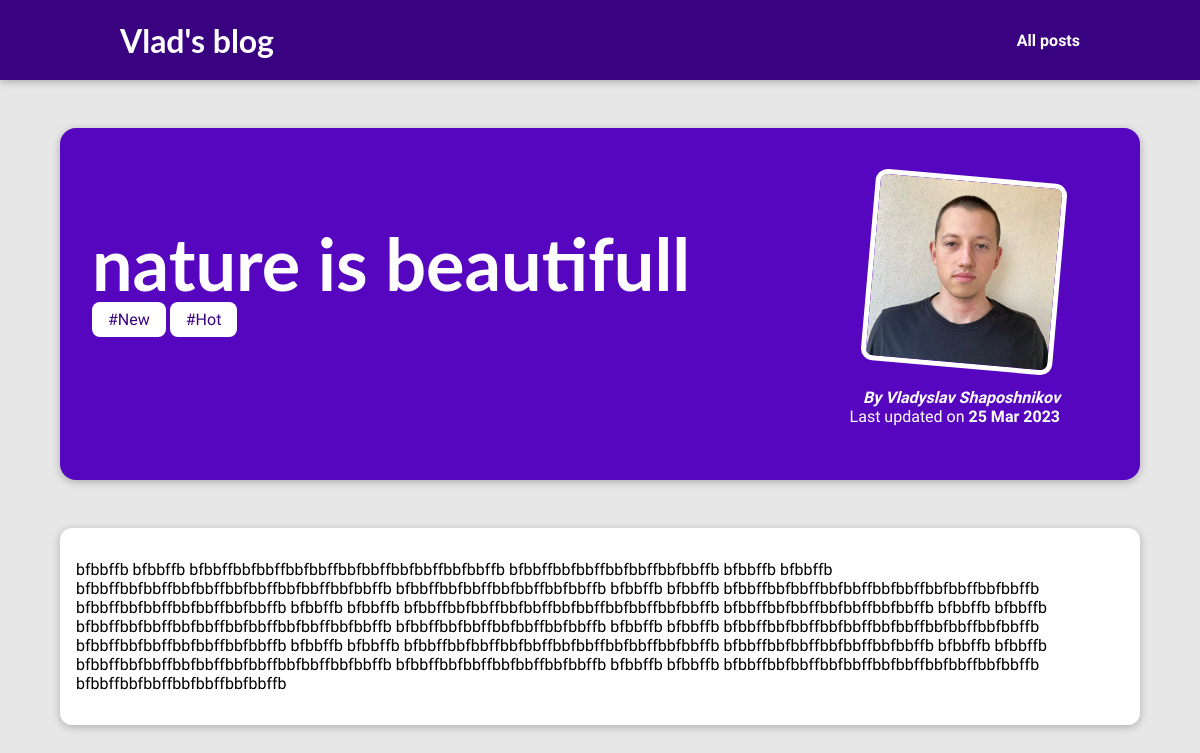
The page /posts/nature-is-beautifull on the database its author committed.
### blog/models.py (models this page shows, shortened)
class Post(models.Model):
    title = models.CharField(max_length=90)
    excerpt = models.CharField(max_length=150)
    image = models.ImageField(upload_to="posts", null=True)
    date = models.DateTimeField(auto_now=True)
    slug = models.SlugField(unique=True)
    content = models.TextField(validators=[MinLengthValidator(10)])
    author = models.ForeignKey(Author, on_delete=models.SET_NULL, null=True, related_name='posts')
    tags = models.ManyToManyField(Tag)

class Tag(models.Model):
    caption = models.CharField(max_length=90)
    def __str__(self):
        return f"{self.caption}"

class Author(models.Model):
    first_name = models.CharField(max_length=50)
    last_name = models.CharField(max_length=50)
    email = models.EmailField(max_length=50)
    def full_name(self):
        return f"{self.first_name} {self.last_name}"
    def __str__(self):
        return self.full_name()

### blog/views.py (the view)
# urls.py: path('posts/<slug:slug>', views.post_detail, name='post-detail'),
def post_detail(request, slug):
    identified_post = get_object_or_404(Post, slug=slug)
    author = identified_post.author
    tags = identified_post.tags.all()
    return HttpResponse(render(request, 'blog/post_detail.html', {
        'post': identified_post,
        'author': author,
        'tags': tags,
    }))

### blog/templates/blog/post_detail.html (shortened to what this page needs)
{% extends 'base.html' %}
{% load static %}
{% block css_file %}
    <link rel="stylesheet" href="{% static 'blog/post-detail.css' %}">
{% endblock %}
{% block content %}
    <section id="summary">
        <h2>{{ post.title }}</h2>
        <div>
            {% if tags %}
                {% for tag in tags %}
                    <span class="tag"><a href="{% url 'tag-posts' tag %}">#{{ tag }}</a></span>
                {% endfor %}
            {% endif %}
        </div>
        <article>
            <img src="{{ post.image.url }}" alt={{ post.title }}>
            <address>
                By <a href="mailto: {{ author.email }} ">{{ author }}</a>
            </address>
            <div>
                Last updated on <time>{{ post.date|date:"d M Y" }}</time>
            </div>
        </article>
    </section>
    <main>
        {{ post.content|linebreaks }}
    </main>
{% endblock %}

### static/app.css (style rules this page uses)
* { box-sizing: border-box; }
html { font-family: 'Open Sans', 'Lato', sans-serif; }
body { margin: 0; }
h1, h2, h3 { font-family: 'Lato', sans-serif; font-weight: bold; }

### blog/static/blog/post-detail.css (style rules this page uses)
body { background-color: #e7e7e7; }
#summary { margin: 8rem auto 3rem auto; padding: 2rem; width: 90%; max-width: 90rem; border-radius: 16px; background-color: #5706c0; position: relative; box-shadow: 0 2px 8px rgba(0, 0, 0, 0.25); height: 22rem; }
#summary h2 { color: white; font-size: 4.5rem; margin-bottom: 0.25rem; }
#summary article { position: absolute; top: 2rem; right: 3rem; padding: 1rem 2rem; border-radius: 12px; text-align: right; color: white; }
#summary article img { width: 12rem; height: 12rem; border-radius: 12px; transform: rotateZ(5deg); border: 5px solid white; margin-bottom: 1rem; }
#summary address { font-weight: bold; }
#summary a { color: white; text-decoration: none; }
#summary time { font-weight: bold; }
main { width: 90%; max-width: 90rem; margin: 3rem auto; background-color: white; padding: 1rem; border-radius: 12px; box-shadow: 0 2px 8px rgba(0, 0, 0, 0.25); }
.tag { background-color: white; padding: 0.5rem 1rem; border-radius: 8px; }
#summary .tag a { color: #390281; }

### rows shown on the page
Post: title "nature is beautifull", image (picture), date "25 Mar 2023", content "bfbbffb bfbbffb bfbbffbbfbbffbbfbbffbbfbbffbbfbbffbbfbbffb bfbbffbbfbbffbbfbbffbbfbbffb bfbbffb bfbbffb bfbbffbbfbbffbbfbbffbbfbbffbbfbbffbbfbbffb bfbbffbbfbbffbbfbbffbbfbbffb bfbbffb bfbbffb bfbbffbbfbbffbbfbbffbbfbbffbbfbbffbbfbbffb bfbbffbbfbbffbbfbbffbbfbbffb bfbbffb bfbbffb bfbbffbbfbbffbbfbbffbbfbbffbbfbbffbbfbbffb bfbbffbbfbbffbbfbbffbbfbbffb bfbbffb bfbbffb bfbbffbbfbbffbbfbbffbbfbbffbbfbbffbbfbbffb bfbbffbbfbbffbbfbbffbbfbbffb bfbbffb bfbbffb bfbbffbbfbbffbbfbbffbbfbbffbbfbbffbbfbbffb bfbbffbbfbbffbbfbbffbbfbbffb bfbbffb bfbbffb bfbbffbbfbbffbbfbbffbbfbbffbbfbbffbbfbbffb bfbbffbbfbbffbbfbbffbbfbbffb bfbbffb bfbbffb bfbbffbbfbbffbbfbbffbbfbbffbbfbbffbbfbbffb…"
Tag: caption "New"
Tag: caption "Hot"
Author: first_name+last_name "Vladyslav Shaposhnikov"
